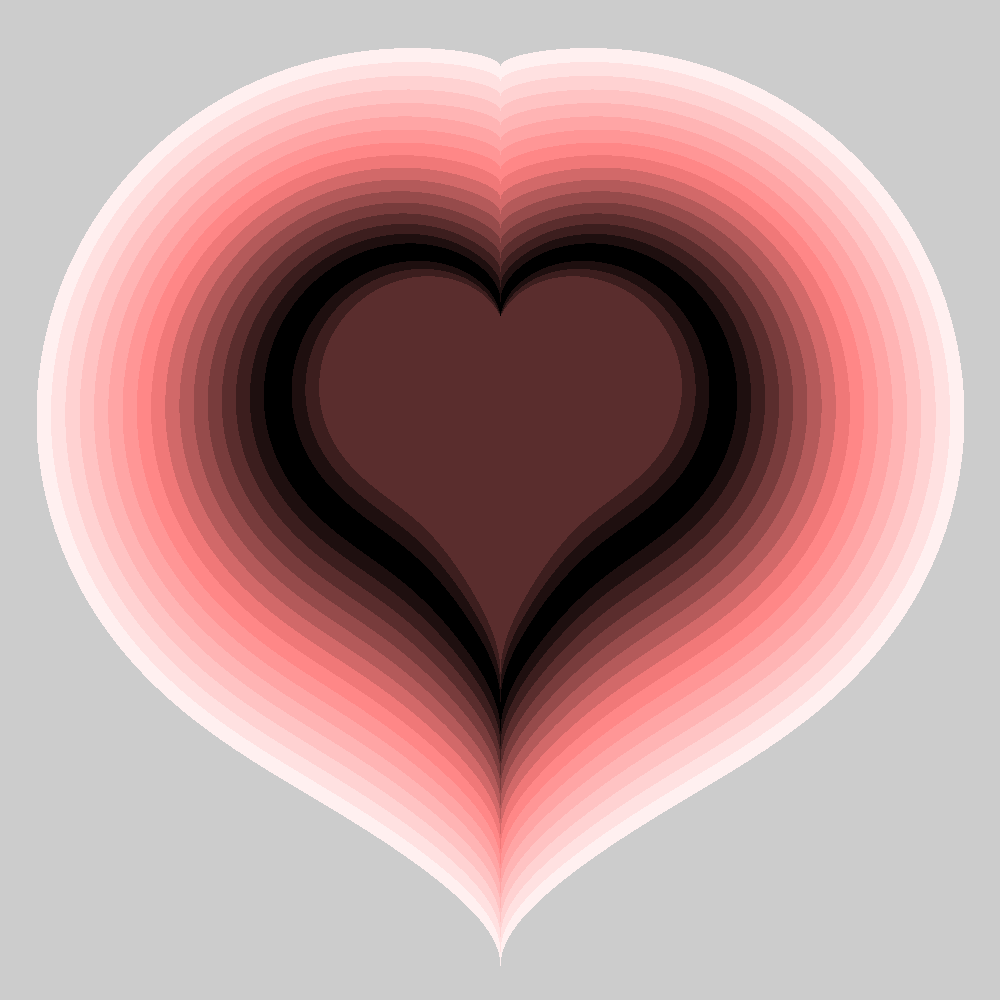
Frame 1 (no input)
Frame 2 (the mouse pressed at the canvas centre, redrawn once): identical to frame 1, image omitted

The Processing sketch that drew this single still picture (run headless with seeded random() and noise(); the mouse was pressed at the canvas centre and the sketch redrawn once):

// Processing sketch: Basic_Renderer
// ── Basic_Renderer.pde
PImage myImage; // Declare the image to be called ‘myImage’.
PGraphics g;
void setup()
{ 
  // Set width and height to be the dimensions of 
  // my computer’s screen.
  //fullScreen();
  // Or use some custom dimensions.
  //size(255, 255);
  size(1000, 1000);
  myImage = createImage(width, height, ARGB);
  g = createGraphics(width, height);

}

void draw()
{
  //*
  renderImage(myImage);
  // Tell Processing that myImage has been 
  // modified.
  myImage.updatePixels();
  image(myImage, 0, 0);// Draw the image onscreen.
  myImage.save("output.png");
  noLoop(); // Only draw once.
  //*/
  
  /*
  g.beginDraw();
  g.fill(255, 0, 0); // Red.
  g.stroke(0, 0, 0); // Black.
  for(int i = 0; i < 100; i++)
  {
    g.ellipse(random(width), random(height), 10, 10);
  }
  g.endDraw();
  image(g, 0, 0);
  g.save("output.png");
  noLoop(); // Only draw once.
  */
}

void renderImage(PImage image)
{
  // Construct the image by sampling coordinates within the domain.
  for(int row = 0; row < height; row++) // For every row in the domain   (all y values.)
  for(int col = 0; col < width;  col++) // For every column in each row. (all x values.)
  { 
    // Convert from 2D indices to 1D array index.
    int pixel_array_index = row*width + col;
    image.pixels[pixel_array_index] = evaluateImageFunction(col, row); // See later slide.
  }
}

color evaluateImageFunction(float x, float y)
{
  /*
  int val = (int)x;
  return color(val, val, val, 255);
  //*/
  
  /*
  int val = (int)y;
  return color(val, val, val, 255);
  //*/
  
  /*
  float val_f = (x + y) <= 255
                ? (x + y)
                : (x + y - 256);
  int val = (int) val_f;
  return color(val, val, val, 255);
  //*/
  
  /*
  x = x*3*PI*2/360;
  y = y*2*PI*2/360;
  int val = (int)(((sin(x*.1)*cos(y) + sin(y*.2)*cos(x*.3))*.25 + cos(x)*sin(y)*.25 + .5)*255);
  return color(val, val, val, 255);
  //*/
  
  /*
  x = x*3*PI*2/360;
  y = y*2*PI*2/360;
  int val = (int)(((sin(x*.1)*cos(y) + sin(y*.2)*cos(x*.3))*.25 + cos(x)*sin(y)*.25 + .5)*255);
  val = val/16 * 16;
  return color(val, val, val, 255);
  /*/
  
  /*
  int val = (int)(x) % 16 * 16;
  return color(val, val, val, 255);
  //*/
  
  /*
  int val = (int)(x / ((y+1)/255.0));
  return color(val, val, val, 255);
  */
  
  x -= width/2;
  y -= height/2;
  
  // y coordinate is now reversed.
  y*= -1;
  y -= height/4;
  y += height/15;
  

  float angle = atan2(y, x);
  float r0 = dist(0, 0, x, y);
 

  
  float r = 2 - 2*sin(angle) + sin(angle)*sqrt(abs(cos(angle)))/(sin(angle) + 1.4);
  
  //r += sin(angle);
    
  //r += sin(angle);
  
  float val = (r*100 - r0)*2;// + sin(abs(x)/500*PI - PI/2)*50;
  if(val > 100)
  {
    val = 100;
  }
  val = abs(val);
  
  val = max(min(val/500*255,255), 0);
  
  
  
  int bin = 15;
  val = (int)val / bin * bin;
  
  int opacity = 255;
  if(val > 250)
  {
    opacity = 0;
  }
  
  return color(val*2, val, val, opacity);
  
}
